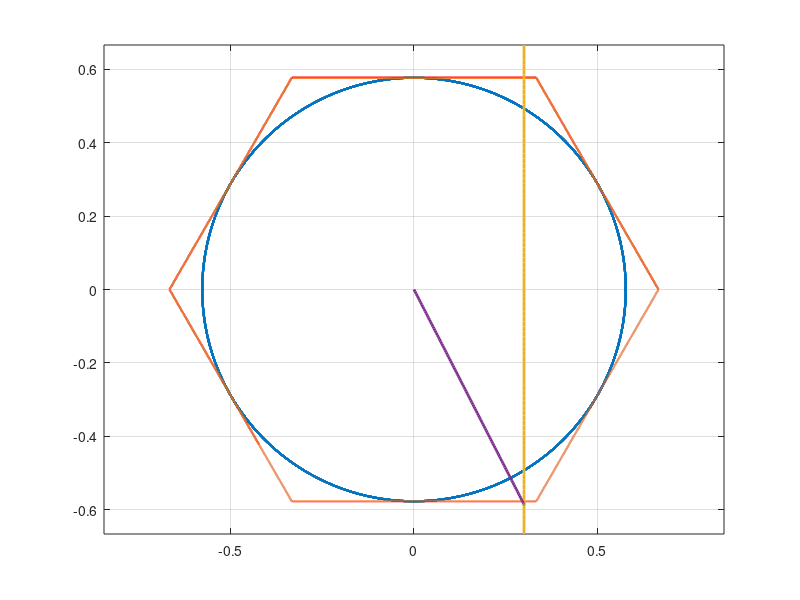
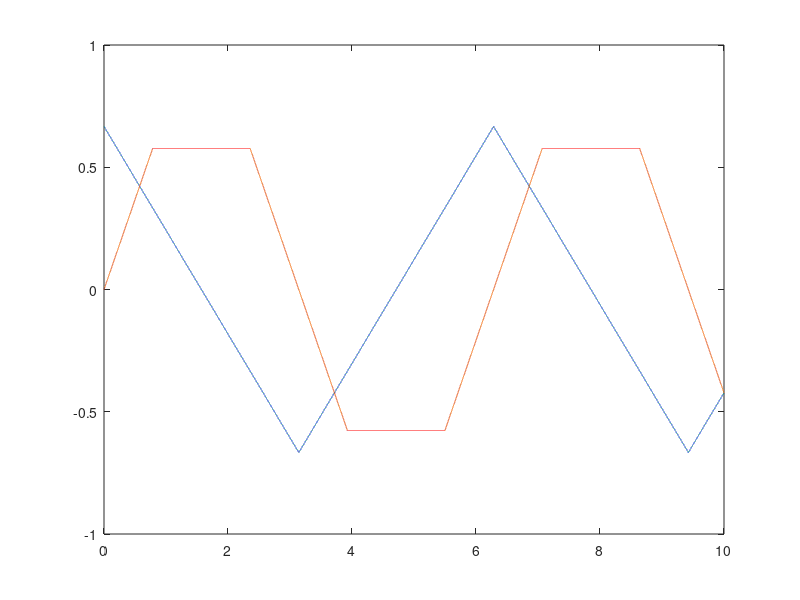
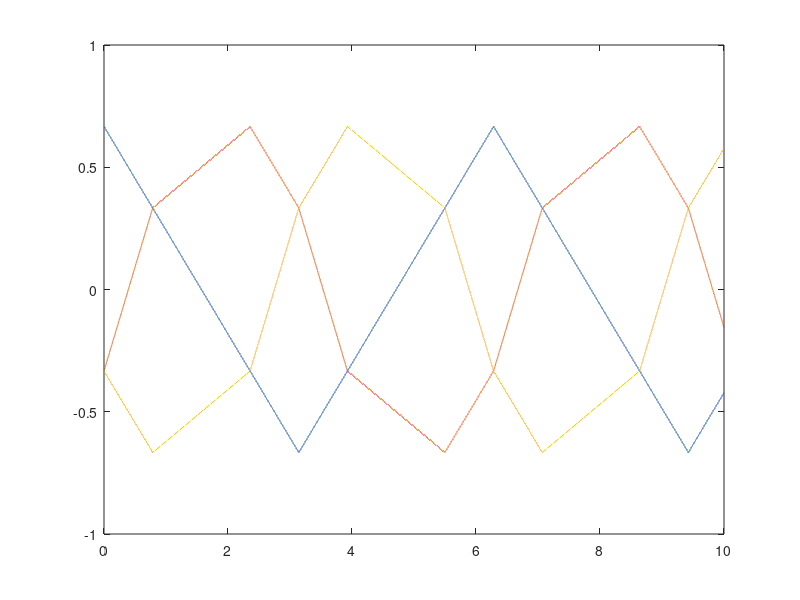
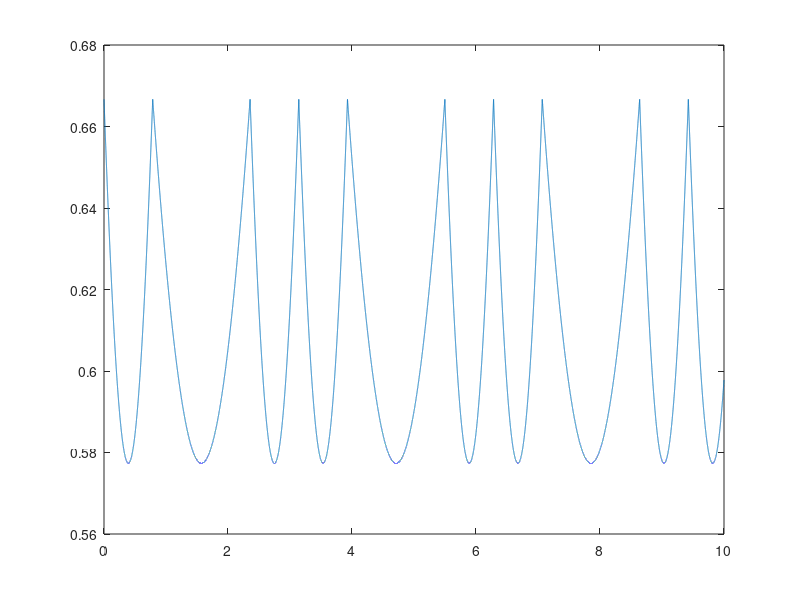

The MATLAB source for these figures, in order:
t = 0:0.0001:10;
l = 2/3;
x = 2*l*(abs(sawtooth(t))-0.5);

y = min(l*sqrt(3)/2,max(-l*sqrt(3)/2,2*l*sqrt(3)*(abs(sawtooth(t-pi/2))...
    -0.5)));

for i = 1:length(t)
    abc(:,i) = [1, 0, 1; -0.5, sqrt(3)/2, 1; -0.5, -sqrt(3)/2, 1]*[x(i);...
        y(i); 0];
end

xc = l*sqrt(3)/2*cos(2*pi*t);
yc = l*sqrt(3)/2*sin(2*pi*t);

figure(1),plot(xc,yc,'LineWidth',1.5), hold on,...
    plot(x,y,'LineWidth',1.5),axis equal;
figure(1),plot(linspace(0.3,0.3,100),linspace(-2/3,2/3,100),'LineWidth',2);
figure(1),plot(linspace(0,0.3,100),-0.5859/0.3*...
    linspace(0,0.3,100),'LineWidth',2),grid on;
figure(1),plot(0.3,-0.5859,'*','MarkerSize',2);

figure(2), plot(t,x), hold on, plot(t,y);

figure(3),plot(t,abc(1,:)),hold on,plot(t,abc(2,:)),plot(t,abc(3,:));

figure(4), plot(t,sqrt(x.^2+y.^2));